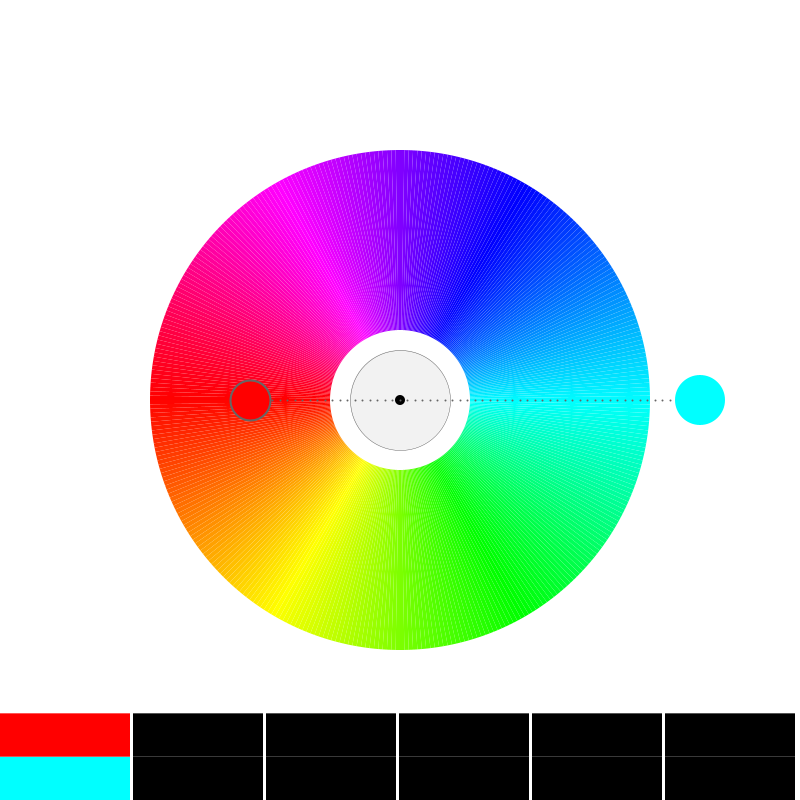
Frame 1 (no input)
Frame 60 (the mouse pressed at the canvas centre just before this capture): identical to frame 1, image omitted
Frame 120 (the mouse held since frame 60 and released just before this capture): identical to frame 1, image omitted

The Processing sketch that drew this single still picture (run headless with seeded random() and noise(); from frame 60 on, the mouse is pressed at the canvas centre):

// Processing sketch: processing_154894
// ── processing_154894.pde

/*
 * Creative Coding
 * Week 4, 01 - an interactive colour wheel picker
 * by Indae Hwang and Jon McCormack
 * Copyright (c) 2014 Monash University
 *
 * This program draws an interactive colour selection wheel
 * Drag the colour circle around the hue wheel to change hue, change the distance
 * from the wheel to control brightness.
 *
 * Another colour circle is displayed showing the colour 180 degrees from the current colour
 * 
 */

// colourHandle: the user interface element to changing colours over the wheel
// It has a postion and a size
//
float colorHandleX;
float colorHandleY;
float handleSize = 50;
// boolean isLocked
// the state of handle: when the color handle is pressed, 
// color hand is lockedâ��released as the left mouse button is released 
//
boolean isLocked = false;
// Wheel radius: inner and outer
//
float innerR = 70; // inner
float outerR = 250; // outer
float outerR2 = outerR * 1.5; // limit of the handle's "pull" range
// current and complementry colour
float hueValue = 180;
float brightValue = 100;
float satValue = 100;
float complementryHue = 0;
int num = 0;
color[] colorArray = new color[6];
color[] compArray = new color[6];


void setup() {

  size(800,800);
  colorMode(HSB, 360, 100, 100); // use HSB colour mode, H=0->360, S=0->100, B=0->100
  colorHandleX = width/2+300;
  colorHandleY = height/2;
  for (int i=0;i<6;i++){
   colorArray[i]=color(0,0,0);
   compArray[i]=color(0,0,0);
  }
  
}

void draw() {
  
  //Since were using HSB colour mode this clears the display window to white
  //         H  S  B
  background(0, 0, 100);

  //draw saturation indicator
  stroke(0, 150);
  strokeWeight(0.5);
  fill(0,0,95);
  float radius=map(satValue,100,0,100,10);
  ellipse(width/2,height/2,radius,radius);
 
  //squares   
  
  float w = (width-15)/6;
  float t= height-w;

  for (int i=0;i<6;i++){
      
    fill(colorArray[i]);
    if (i==num){
       noStroke();
       fill(hueValue, satValue, brightValue);
    }
    noStroke();
    rect(i*(w+3),t+2*w/3,w,w/3 );
    fill(compArray[i]);
    if (i==num){
       fill(complementryHue, satValue, brightValue);
    }
      noStroke();
    rect(i*(w+3),height-2*w/3,w ,w/3 );     
  }
  //draw itten's color wheel - we'll use a QUAD_STRIP for this
  noStroke();
  beginShape(QUAD_STRIP);
  for (int i=0; i<=360; i++) {
    float angle = radians(i-90); // 360x1  degree steps
    //   Hue   Sat  Brightness
    fill(i, satValue, 100);  // change the colour as we're building the quads
    //outside(top)
    vertex( width/2 + outerR*sin(angle), height/2 + outerR*cos(angle) );
    //inside(down)
    vertex( width/2 + innerR*sin(angle), height/2 + innerR*cos(angle) );
  }
  endShape(CLOSE);

  // colour handle Position Update
  colorHandleUpdate();

  //draw dotted line from center to colorhandle
  dotLine(width/2, height/2, colorHandleX, colorHandleY, 40); 

  //draw color handle
  noStroke();
  fill(0);
  ellipse(width/2, height/2, 10, 10);

  //   Hue       Sat  Brightness
  fill(hueValue, satValue, brightValue);
  ellipse(colorHandleX, colorHandleY, handleSize, handleSize );

  //complementry color for colorHandle (comHand)
  float angleComHand = atan2(colorHandleY-height/2, colorHandleX-width/2) + PI;
  float radiusComeHand = 150;
  float comHandX = width/2  + radiusComeHand * cos(angleComHand);
  float comHandY = height/2 + radiusComeHand * sin(angleComHand);

  //dotline from center to comHand
  dotLine(width/2, height/2, comHandX, comHandY, 20); 

  complementryHue = calculateCompHue(hueValue);

  //println("hueValue: "+hueValue + " + "+"comhue: "+complementryHue);

  fill( complementryHue, satValue, brightValue );
  ellipse(comHandX, comHandY, 40, 40);
}

/* calculateCompHue
 * Calculates the complimentary hue from the hue supplied
 */
float calculateCompHue(float hueValue) {

  // Calculate complimentary color with hueValue
  // The complimentary colour should be 180 degrees opposite the selected colour
  if (hueValue >= 180 && hueValue < 360) {
    return hueValue-180;
  } else 
    return hueValue+180;
}

/*
 * colorHandleUpdate
 * Updates the position and orientation of the colour handle based on
 * mouse position when left mouse button is pressed.
 */
void colorHandleUpdate() {

  // isLocked will be true if we pressed the mouse down while over the handle
  if (isLocked) {

    // calculate angle of handle based on mouse position
    // atan2 value is in the range from pi to -pi
    float angle = atan2(mouseY-height/2, mouseX-width/2  );
    float distance = dist(mouseX, mouseY, width/2, height/2);
    float radius = constrain(distance, outerR, outerR2); 
    colorHandleX = width/2  + radius * cos(angle);
    colorHandleY = height/2 + radius * sin(angle);

    hueValue = map (degrees(angle), -180, 180, 360, 0);

    // map distance from outer edge of the wheel to brightness
    brightValue = map(radius, outerR, outerR2, 0, 100);

    //Shape for the locked colorHandle 
    noStroke(); 
    fill(0, 0, 85);
    ellipse(colorHandleX, colorHandleY, handleSize+20, handleSize+20);
  }
}

/*
 * isWithinCircle
 * boolean function that returns true if the mouse is within the circle with centre (x,y) radius r
 */
boolean isWithinCircle(float x, float y, float r) {
  float distance = dist(mouseX, mouseY, x, y);
  return (distance <= r);
}

/*
 * dotLine
 * draw a dotted line from (x1,y1) to (x2,y2)
 */
void dotLine(float x1, float y1, float x2, float y2, int dotDetail) {

  for (int i=0; i<=dotDetail; i++) {
    float dotDetailFloat = (float) dotDetail;
    float dotX = lerp(x1, x2, i/dotDetailFloat);
    float dotY = lerp(y1, y2, i/dotDetailFloat);
    strokeWeight(2);
    stroke(0, 0, 40);
    point(dotX, dotY);
  }
}

void mousePressed() {
  if (isWithinCircle(colorHandleX, colorHandleY, handleSize)) {
    isLocked = true;
  }
}

void mouseReleased() {
  isLocked = false;
  colorArray[num]= color(hueValue, satValue, brightValue);
  compArray[num]= color(complementryHue, satValue, brightValue);
  num++;
  if (num==6) 
      num=0;
}


void keyPressed() {

  if (key == CODED) {
     if (keyCode == UP) {
      if (satValue<100){
      satValue++;
      }
    } else if (keyCode == DOWN) {
      if (satValue >0){
      satValue--;
      }
    } 
  }
}
  
